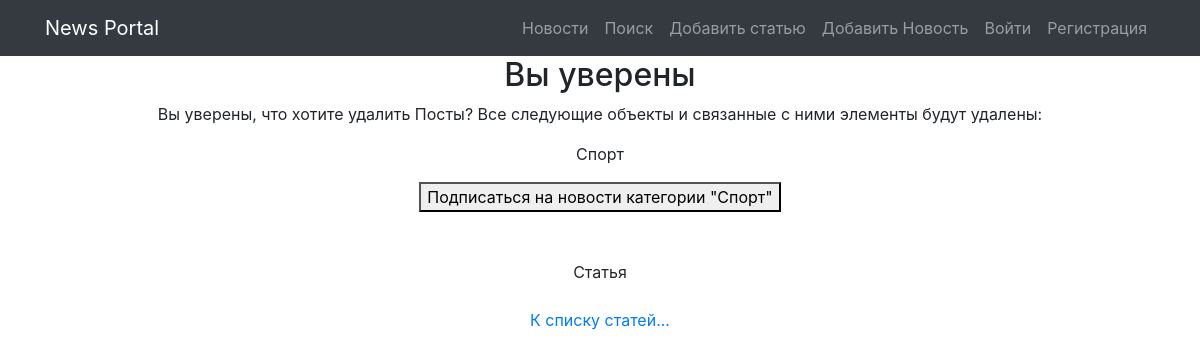
Page /news/52/ on the committed database.
### news/models.py (models this page shows, shortened)
class Post(models.Model):
    class Meta:
        verbose_name = 'Пост'
        verbose_name_plural = 'Посты'
    ARTICLE = 'article'
    NEWS = 'news'
    POST_TYPES = [
        (ARTICLE, 'Статья'),
        (NEWS, 'Новость'),
    ]
    author = models.ForeignKey(Author, verbose_name='Автор', on_delete=models.CASCADE)
    post_type = models.CharField(max_length=10, verbose_name='тип поста', choices=POST_TYPES)
    created_at = models.DateTimeField(auto_now_add=True)
    category = models.ManyToManyField(Category, verbose_name='Категория', through='PostCategory')
    title = models.CharField(max_length=200, verbose_name='Заголовок')
    text = models.TextField(verbose_name='Содержание')
    rating = models.IntegerField(default=0, verbose_name='Рейтинг')

class Category(models.Model):
    class Meta:
        verbose_name = 'Категория'
        verbose_name_plural = 'Категории'
    name_category = models.CharField(max_length=150, unique=True)

### news/views.py (the view)
# urls.py: path('news/<int:pk>/', PostDetailView.as_view(), name='post_detail'),
class PostDetailView(DetailView):
    model = Post
    template_name = 'news/post_detail.html'
    context_object_name = 'post'
    def get_context_data(self, **kwargs):
        context = super().get_context_data(**kwargs)
        context['email'] = self.request.GET.get('email')  # Получаем значение параметра 'email' из запроса
        return context

### news/templatetags/custom_filters.py (called while the page is built)
@register.filter()
def censor(post_text: str):
    if not isinstance(post_text, str):
        raise ValueError('Можно применить только к строке!')  # Если строка, то в ней уже ищем плохие слова
    if 'редиск' or 'баран' in post_text:
        text = post_text.replace('редиск', 'р******')
        text = text.replace('баран', 'б****')
        return text

### templates/news/post_detail.html (shortened to what this page needs)
{% extends 'flatpages/default.html' %}
{% load custom_filters %}
{% block content %}
	<h2>{{ post.title }}</h2>
	<p>{{ post.text|censor }}</p>
	<p>
		<td>
			{% for category in post.category.all %}
				{{ category.name_category }}
			{% endfor %}
		</td>
		{% for category in post.category.all %}
			<form method="post" action="{% url 'subscribe' category_id=category.id email=email %}">
				<button type="submit">Подписаться на новости категории "{{ category.name_category }}"</button>
			</form>
			<br>
		{% endfor %}
	<br>
	{% if post.post_type == 'news' %}
		<td>Новость</td>
	{% else %}
		<td>Статья</td>
	{% endif %}
	<br><br>
	<a href="{% url 'posts_list' %}" class="card-link">К списку статей...</a>
{% endblock %}

### rows in the picture
Post: title "Вы уверены", text|censor "Вы уверены, что хотите удалить Посты? Все следующие объекты и связанные с ними элементы будут удалены:"
Category: name_category "Спорт"
